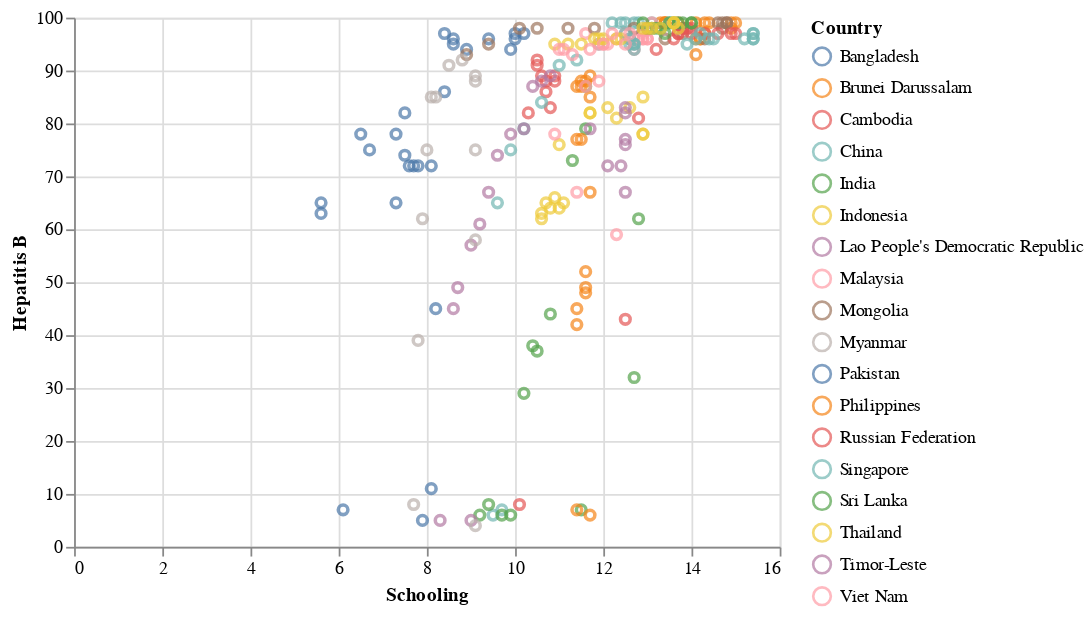

The cell this chart's notebook holds for it:
### Markdown cell above
**Hepatitis B**
- Japan, North Korea and South Korea have no data values (the last two because of missing values in schooling)
- Some values of Hepatits B below/around 10, probably, the decimal was placed wrongly over there

### Code cell
alt.Chart(FactorHealth1).mark_point().encode(
    x ='Schooling',
    y ='Hepatitis B',
    color= 'Country'
)

### Figure 1 — Vega-Lite specification as saved in the notebook (floating-point values rounded to 4 significant figures; data arrays with more than 128 entries replaced by an {"elided": "..."} marker saying what was removed)
{"config": {"view": {"continuousWidth": 400, "continuousHeight": 300}}, "data": {"name": "data-5d7784e6133ec95ec4ff5e057c2af840"}, "mark": "point", "encoding": {"color": {"field": "Country", "type": "nominal"}, "x": {"field": "Schooling", "type": "quantitative"}, "y": {"field": "Hepatitis B", "type": "quantitative"}}, "$schema": "https://vega.github.io/schema/vega-lite/v4.17.0.json", "datasets": {"data-5d7784e6133ec95ec4ff5e057c2af840": {"elided": "336 records"}}}
